Frame 1 (no input): blank canvas, image omitted
Frame 60 (the mouse pressed at the canvas centre just before this capture): blank canvas, image omitted
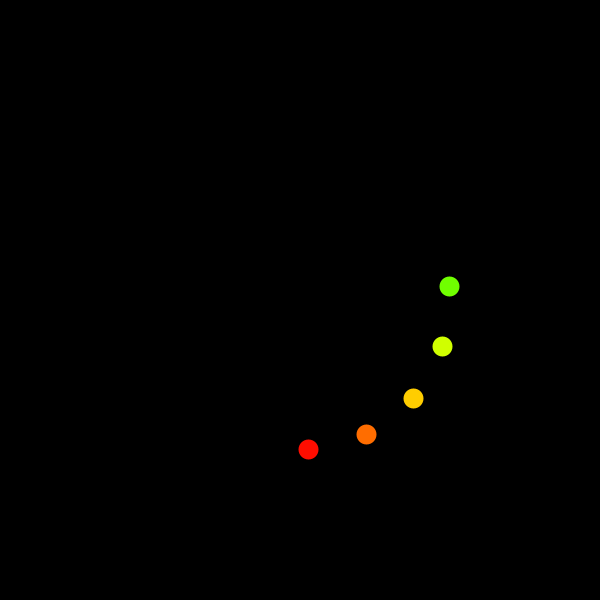
Frame 120 (the mouse held since frame 60 and released just before this capture)

The Processing sketch whose frames 1 and 60 were blank and that drew this single picture after the mouse press (run headless with seeded random() and noise(); from frame 60 on, the mouse is pressed at the canvas centre):

// Processing sketch: loading
// ── loading.pde
float t=0; //時間
float r=150; // 半径
void setup(){
  size(600,600);
  strokeWeight(20);
  colorMode(HSB); // カラーモード指定
  frameRate(120);
}
void draw(){
  translate(300,300); // 中心を画面の真ん中に
  background(0);
  for(float i=0;i<PI;i+=0.4){
    stroke((t-1.5*PI+i)*40,255,255); // グラデーション
    if(t+i>1.5*PI && t+i<3.5*PI)
      point(r*cos(t+i),-r*sin(t+i)); // y軸の方向は数学と逆
  }
  t+=0.03;
  if(t>PI*4)
    t=0;
}
